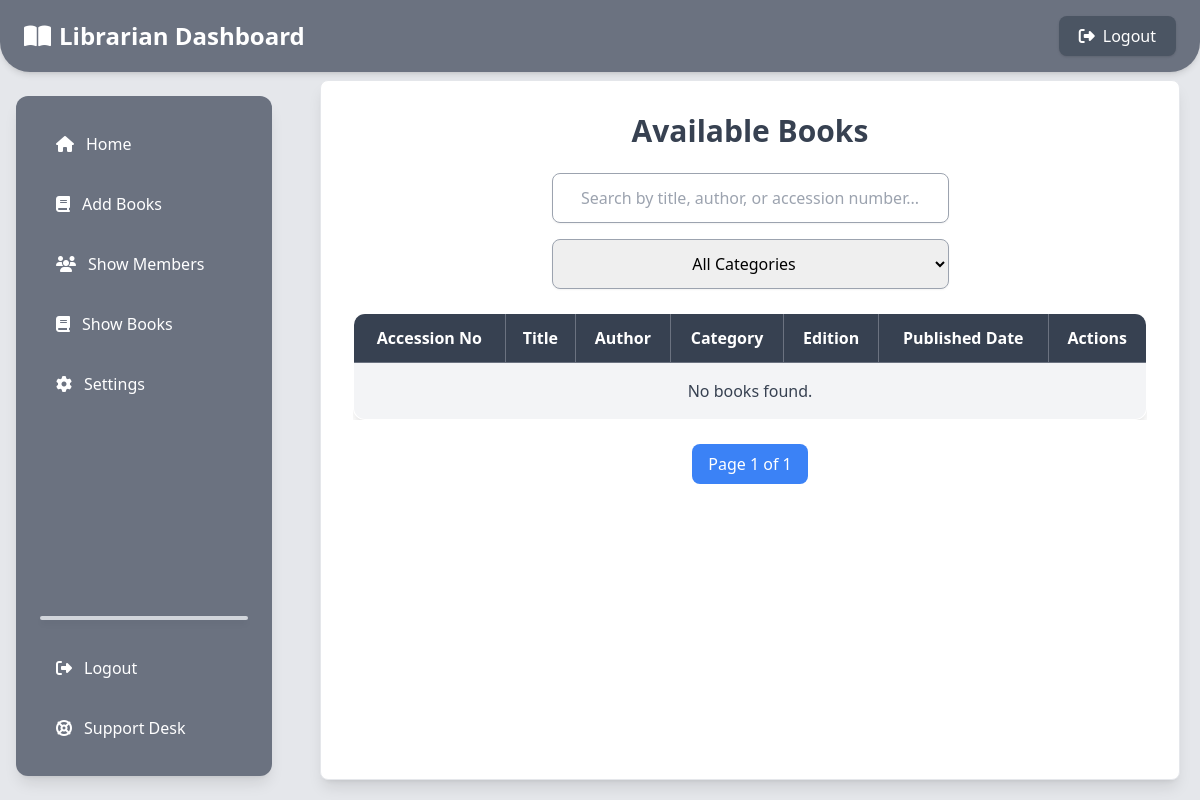
The app's page /librarian/show_books/, older data.
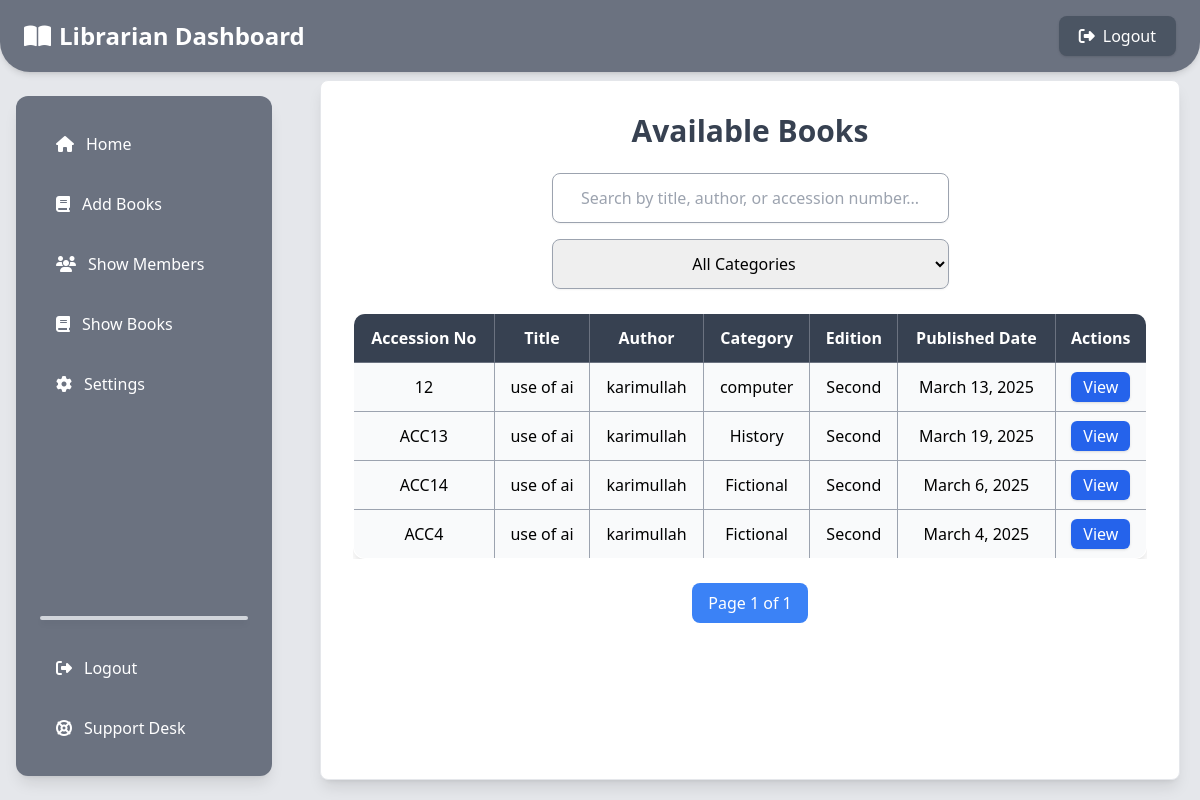
The same page, newer data.
### librarian_app/models.py (models this page shows, shortened)
class Book(models.Model):
    accession_number = models.CharField(max_length=50, unique=True)  # Unique book identifier
    title = models.CharField(max_length=255)
    category = models.CharField(max_length=255)
    author = models.CharField(max_length=255)
    publish_date = models.DateField()
    edition = models.CharField(max_length=50)
    pdf_file = models.FileField(upload_to='books_pdfs/')  # Stored inside MEDIA_ROOT/books_pdfs/
    uploaded_at = models.DateTimeField(auto_now_add=True)

### librarian_app/views.py (the view, shortened to what this page needs)
# urls.py: path('show_books/', show_books, name='show_books'),
def show_books(request):
    search_query = request.GET.get('search', '')
    selected_category = request.GET.get('category', '')
    books = Book.objects.all()
    if selected_category:
        books = books.filter(category=selected_category)
    paginator = Paginator(books, 10)  # 10 books per page
    page_number = request.GET.get('page', 1)
    page_obj = paginator.get_page(page_number)
    categories = Book.objects.values_list('category', flat=True).distinct()
    return render(request, 'librarian_app/show_books.html', {
        'books': page_obj,
        'categories': categories,
        'search_query': search_query,
        'selected_category': selected_category,
    })

### librarian_app/templates/librarian_app/show_books.html (shortened to what this page needs)
{% extends 'librarian_app/base.html' %}
{% block content %}
{% load static %}
<div class="fixed top-20 left-80 right-5 bottom-5 overflow-y-auto bg-white p-8 rounded-lg shadow-lg border border-gray-200">
    <h2 class="text-3xl font-bold text-gray-700 mb-6 text-center">Available Books</h2>
    <div class="flex flex-col items-center space-y-4 mb-6 w-full">
        <input type="text" id="searchInput" placeholder="Search by title, author, or accession number..."
            class="p-3 border border-gray-400 rounded-lg shadow-sm w-full md:w-1/2 text-center"
            value="{{ search_query }}" />
        <select id="categoryFilter"
            class="p-3 border border-gray-400 rounded-lg shadow-sm w-full md:w-1/2 text-center">
            <option value="">All Categories</option>
        </select>
    </div>
    <div class="overflow-x-auto">
        <table class="w-full border-collapse border border-gray-400 shadow-lg rounded-xl overflow-hidden">
            <thead>
                <tr class="bg-gray-700 text-white">
                    <th class="p-3 border border-gray-500">Accession No</th>
                    <th class="p-3 border border-gray-500">Title</th>
                    <th class="p-3 border border-gray-500">Author</th>
                    <th class="p-3 border border-gray-500">Category</th>
                    <th class="p-3 border border-gray-500">Edition</th>
                    <th class="p-3 border border-gray-500">Published Date</th>
                    <th class="p-3 border border-gray-500">Actions</th>
                </tr>
            </thead>
            <tbody id="bookTable">
                {% for book in books %}
                <tr class="text-center bg-gray-50 hover:bg-gray-200 transition duration-200">
                    <td class="p-3 border border-gray-400">{{ book.accession_number }}</td>
                    <td class="p-3 border border-gray-400">{{ book.title }}</td>
                    <td class="p-3 border border-gray-400">{{ book.author }}</td>
                    <td class="p-3 border border-gray-400">{{ book.category }}</td>
                    <td class="p-3 border border-gray-400">{{ book.edition }}</td>
                    <td class="p-3 border border-gray-400">{{ book.publish_date }}</td>
                    <td class="p-3 border border-gray-400">
                        <a href="{{ book.pdf_file.url }}" target="_blank" class="bg-blue-600 text-white px-3 py-1 rounded-md hover:bg-blue-700 shadow">
                            View
                        </a>
                    </td>
                </tr>
                {% empty %}
                <tr>
                    <td colspan="7" class="text-center p-4 bg-gray-100 text-gray-700">No books found.</td>
                </tr>
                {% endfor %}
            </tbody>
        </table>
    </div>
    <div class="flex justify-center space-x-2 mt-6" id="pagination">
        <span id="pageInfo" class="px-4 py-2 bg-blue-500 text-white rounded-lg">Page {{ books.number }} of {{ books.paginator.num_pages }}</span>
    </div>
</div>
{% endblock %}

Row changes from the older to the newer data that the page shows:
added Book: accession_number "12", title "use of ai", author "karimullah", category "computer", edition "Second", publish_date "March 13, 2025"
added Book: accession_number "ACC13", title "use of ai", author "karimullah", category "History", edition "Second", publish_date "March 19, 2025"
added Book: accession_number "ACC14", title "use of ai", author "karimullah", category "Fictional", edition "Second", publish_date "March 6, 2025"
added Book: accession_number "ACC4", title "use of ai", author "karimullah", category "Fictional", edition "Second", publish_date "March 4, 2025"
Text that changed along with them:
text no longer shown: "No books found."
